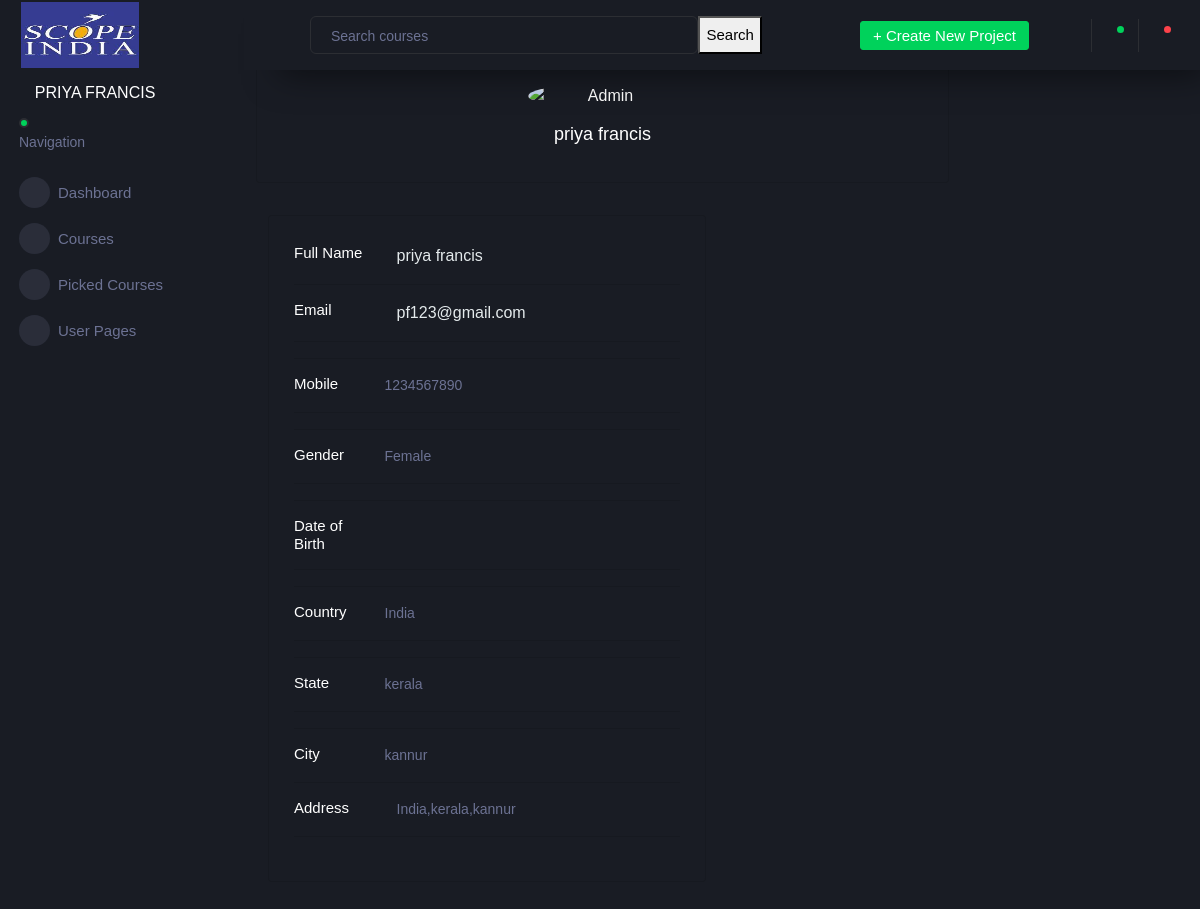
/SI/profile/ (signed in), run on an earlier commit of the app's database.
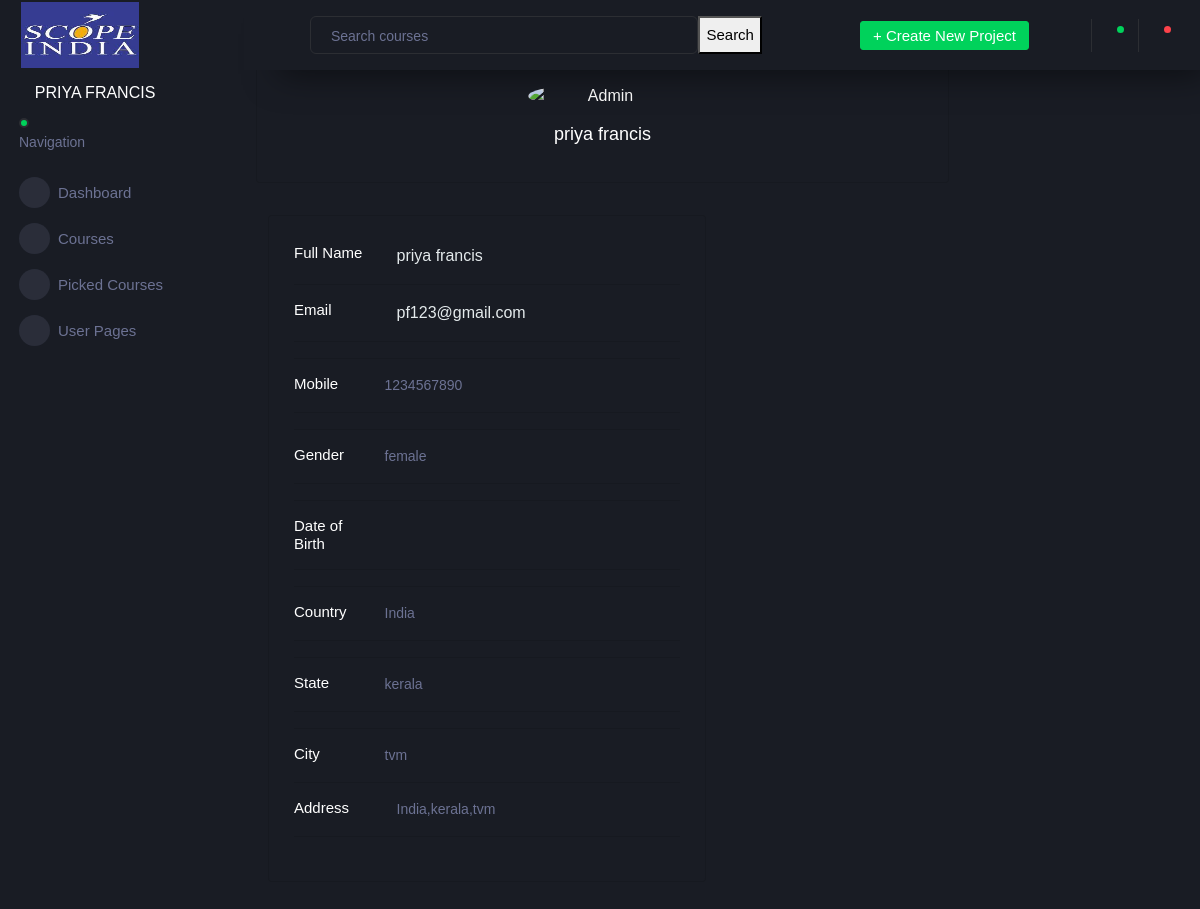
And on a later commit of the database.
### SI/models.py (models this page shows)
class Profile(models.Model):
    user = models.OneToOneField(User, on_delete=models.CASCADE)
    forget_token=models.CharField(max_length=1000)
    contact_no = models.IntegerField()
    gender = models.CharField(max_length=30)
    country = models.CharField(max_length=30)
    state = models.CharField(max_length=30)
    city = models.CharField(max_length=30)

### SI/views.py (the view)
# urls.py: path('profile/',views.profile,name='profile'),
def profile(request):
    user = request.user
    user_data = User.objects.filter(id=user.id)
    print(user_data)
    print(user.id)
    Profile_data = Profile.objects.filter(user_id=user.id)
    print(Profile_data)
    return render(request, 'profile.html', {"userDetails": user, "profiledata": Profile_data})

### templates/profile.html (shortened to what this page needs)
{% extends 'index_admin.html' %}
{% block content %}
<div class="container">
    <div class="main-body">
          <nav aria-label="breadcrumb" class="main-breadcrumb">
            <ol class="breadcrumb">
              <li class="breadcrumb-item"><a href="index.html">Home</a></li>
              <li class="breadcrumb-item"><a href="javascript:void(0)">User</a></li>
              <li class="breadcrumb-item active" aria-current="page">User Profile</li>
            </ol>
          </nav>
          <div class="row gutters-xxl">
            <div class="col-md-9 mb-3">
              <div class="card">
                <div class="card-body">
                  <div class="d-flex flex-column align-items-center text-center">
                    <img src="https://bootdey.com/img/Content/avatar/avatar7.png" alt="Admin" class="rounded-circle" width="150">
                    <div class="mt-3">
                      <h4> {{userDetails.first_name}} {{userDetails.last_name}}</h4>
                    </div>
                  </div>
                </div>
              </div>
            <div class="col-md-8">
               <div class="w-100 p-3"></div>
              <div class="card mb-3">
                <div class="card-body">
                  <div class="row">
                    <div class="col-sm-3">
                      <h6 class="mb-0">Full Name</h6>
                    </div>
                    <div class="col-sm-9 text-secondary">
                      {{userDetails.first_name}} {{userDetails.last_name}}
                    </div>
                  </div>
                  <hr>
                  <div class="row">
                    <div class="col-sm-3">
                      <h6 class="mb-0">Email</h6>
                    </div>
                    <div class="col-sm-9 text-secondary">
                      {{userDetails.email}}
                    </div>
                  </div>
                  <hr>
                  <hr>
                  <div class="row">
                    <div class="col-sm-3">
                      <h6 class="mb-0">Mobile</h6>
                    </div>
                    {% for data in profiledata %}
                    <p class="text-muted mb-0">{{data.contact_no}}</p>
                    {% endfor %}
                  </div>
                  <hr>
                  <hr>
                  <div class="row">
                    <div class="col-sm-3">
                      <h6 class="mb-0">Gender</h6>
                    </div>
                    {% for data in profiledata %}
                    <p class="text-muted mb-0">{{data.gender}}</p>
                    {% endfor %}
                  </div>
                  <hr>
                  <hr>
                  <div class="row">
                    <div class="col-sm-3">
                      <h6 class="mb-0">Date of Birth</h6>
                    </div>
                  </div>
                  <hr>
                  <hr>
                    <div class="row">
                    <div class="col-sm-3">
                      <h6 class="mb-0">Country</h6>
                    </div>
                    {% for data in profiledata %}
                    <p class="text-muted mb-0">{{data.country}}</p>
                    {% endfor %}
                  </div>
                  <hr>
                  <hr>
                  <div class="row">
                    <div class="col-sm-3">
                      <h6 class="mb-0">State</h6>
                    </div>
                    {% for data in profiledata %}
                    <p class="text-muted mb-0">{{data.state}}</p>
                    {% endfor %}
                  </div>
                  <hr>
                  <hr>
                  <div class="row">
                    <div class="col-sm-3">
                      <h6 class="mb-0">City</h6>
                    </div>
                    {% for data in profiledata %}
                    <p class="text-muted mb-0">{{data.city}}</p>
                    {% endfor %}
                  </div>
                  <hr>
                  <div class="row">
                    <div class="col-sm-3">
                      <h6 class="mb-0">Address</h6>
                    </div>
                    <div class="col-sm-9 text-secondary">
                      {% for data in profiledata %}
                      <p class="text-muted mb-0">{{data.country}},{{data.state}},{{data.city}}</p>
                      {% endfor %}
                    </div>
                  </div>
                  <hr>
                </div>
              </div>
    </div>
{% endblock %}

### templates/index_admin.html (shortened to what this page needs)
<!DOCTYPE html>
{% load static %}
<html lang="en">
  <head>
    <link rel="stylesheet" href="{% static 'dashboard/vendors/mdi/css/materialdesignicons.min.css' %}">
    <link rel="stylesheet" href="{% static 'dashboard/vendors/css/vendor.bundle.base.css' %}">
    <link rel="stylesheet" href="{% static 'dashboard/vendors/jvectormap/jquery-jvectormap.css' %}">
    <link rel="stylesheet" href="{% static 'dashboard/vendors/flag-icon-css/css/flag-icon.min.css' %}">
    <link rel="stylesheet" href="{% static 'dashboard/vendors/owl-carousel-2/owl.carousel.min.css' %}">
    <link rel="stylesheet" href="{% static 'dashboard/vendors/owl-carousel-2/owl.theme.default.min.css' %}">
    <link rel="stylesheet" href="{% static 'dashboard/css/style.css' %}">
  </head>
  <body>
    <div class="container-scroller">
      <nav class="sidebar sidebar-offcanvas" id="sidebar">
        <div class="sidebar-brand-wrapper d-none d-lg-flex align-items-center justify-content-center fixed-top">
          <a class="sidebar-brand brand-logo" href="index.html"><img src="{% static 'assets/img/scope india.jpg' %}" class="img-fluid " style="width:118px;height:66px"  alt=""></a>
        </div>
        <ul class="nav">
          <li class="nav-item profile">
            <div class="profile-desc">
              <div class="profile-pic">
                <div class="count-indicator">
                  <span class="count bg-success"></span>
                </div>
                <div class="profile-name">
                  <h5 class="mb-0 font-weight-normal">PRIYA FRANCIS</h5>
                </div>
              </div>
              <a href="#" id="profile-dropdown" data-toggle="dropdown"><i class="mdi mdi-dots-vertical"></i></a>
            </div>
          </li>
          <li class="nav-item nav-category">
            <span class="nav-link">Navigation</span>
          </li>
          <li class="nav-item menu-items">
            <a class="nav-link" href="{% url 'dashboard' %}">
              <span class="menu-icon">
                <i class="mdi mdi-speedometer"></i>
              </span>
              <span class="menu-title">Dashboard</span>
            </a>
          </li>
          <li class="nav-item menu-items">
            <a class="nav-link" href="{% url 'courses' %}">
              <span class="menu-icon">
                <i class="mdi mdi-laptop"></i>
              </span>
              <span class="menu-title">Courses</span>
            </a>
          </li>
          <li class="nav-item menu-items">
            <a class="nav-link" data-toggle="collapse" href="#auth" aria-expanded="false" aria-controls="auth">
              <span class="menu-icon">
                <i class="mdi mdi-table-large"></i>
              </span>
              <span class="menu-title">Picked Courses</span>
              <i class="menu-arrow"></i>
            </a>
          </li>
          <li class="nav-item menu-items">
            <a class="nav-link" data-toggle="collapse" href="#auth" aria-expanded="false" aria-controls="auth">
              <span class="menu-icon">
                <i class="mdi mdi-security"></i>
              </span>
              <span class="menu-title">User Pages</span>
              <i class="menu-arrow"></i>
            </a>
          </li>
      </nav>
      <div class="container-fluid page-body-wrapper">
        <nav class="navbar p-0 fixed-top d-flex flex-row">
          <div class="navbar-menu-wrapper flex-grow d-flex align-items-stretch">
            <button class="navbar-toggler navbar-toggler align-self-center" type="button" data-toggle="minimize">
              <span class="mdi mdi-menu"></span>
            </button>
            <ul class="navbar-nav w-100">
              <li class="nav-item w-100">
                <form class="nav-link mt-2 mt-md-0 d-none d-lg-flex search">
                  <input type="text" class="form-control" placeholder="Search courses">
                  <button type="submit">Search</button>
                </form>
              </li>
            </ul>
            <ul class="navbar-nav navbar-nav-right">
              <li class="nav-item dropdown d-none d-lg-block">
                <a class="nav-link btn btn-success create-new-button" id="createbuttonDropdown" data-toggle="dropdown" aria-expanded="false" href="#">+ Create New Project</a>
              </li>
              <li class="nav-item nav-settings d-none d-lg-block">
                <a class="nav-link" href="#">
                  <i class="mdi mdi-view-grid"></i>
                </a>
              </li>
              <li class="nav-item dropdown border-left">
                <a class="nav-link count-indicator dropdown-toggle" id="messageDropdown" href="#" data-toggle="dropdown" aria-expanded="false">
                  <i class="mdi mdi-email"></i>
                  <span class="count bg-success"></span>
                </a>
              </li>
              <li class="nav-item dropdown border-left">
                <a class="nav-link count-indicator dropdown-toggle" id="notificationDropdown" href="#" data-toggle="dropdown">
                  <i class="mdi mdi-account-circle"></i>
                  <span class="count bg-danger"></span>
                </a>
              </li>
            </ul>
          </div>
        </nav>
        {% block content %}
        {% endblock %}
        </div>
      </div>
    </div>
  </body>
</html>

What changed in the data, as far as the page shows it:
removed Profile: contact_no "1234567890", gender "Female", country "India", state "kerala", city "kannur"
added Profile: contact_no "1234567890", gender "female", country "India", state "kerala", city "tvm"
